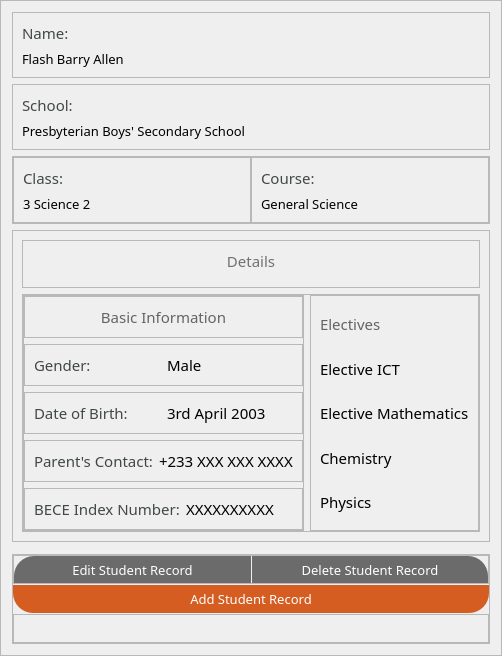
            <widget class="QFrame" name="frame_31">
             <property name="frameShape">
              <enum>QFrame::StyledPanel</enum>
             </property>
             <property name="frameShadow">
              <enum>QFrame::Raised</enum>
             </property>
             <layout class="QVBoxLayout" name="verticalLayout_23">
              <item>
               <widget class="QFrame" name="student_details_name">
                <property name="maximumSize">
                 <size>
                  <width>16777215</width>
                  <height>70</height>
                 </size>
                </property>
                <property name="frameShape">
                 <enum>QFrame::StyledPanel</enum>
                </property>
                <property name="frameShadow">
                 <enum>QFrame::Raised</enum>
                </property>
                <layout class="QVBoxLayout" name="verticalLayout_25">
                 <item>
                  <widget class="QLabel" name="label_18">
                   <property name="font">
                    <font>
                     <family>JetBrains Mono NL ExtraBold</family>
                    </font>
                   </property>
                   <property name="text">
                    <string>&lt;html&gt;&lt;head/&gt;&lt;body&gt;&lt;p&gt;&lt;span style=&quot; font-size:11pt; color:#414844;&quot;&gt;Name:&lt;/span&gt;&lt;/p&gt;&lt;/body&gt;&lt;/html&gt;</string>
                   </property>
                  </widget>
                 </item>
                 <item>
                  <widget class="QLabel" name="student_name">
                   <property name="font">
                    <font>
                     <family>JetBrains Mono Medium</family>
                     <pointsize>10</pointsize>
                    </font>
                   </property>
                   <property name="text">
                    <string>Flash Barry Allen</string>
                   </property>
                  </widget>
                 </item>
                </layout>
               </widget>
              </item>
              <item>
               <widget class="QFrame" name="frame_35">
                <property name="maximumSize">
                 <size>
                  <width>16777215</width>
                  <height>70</height>
                 </size>
                </property>
                <property name="frameShape">
                 <enum>QFrame::StyledPanel</enum>
                </property>
                <property name="frameShadow">
                 <enum>QFrame::Raised</enum>
                </property>
                <layout class="QVBoxLayout" name="verticalLayout_29">
                 <item>
                  <widget class="QLabel" name="label_19">
                   <property name="font">
                    <font>
                     <family>JetBrains Mono NL ExtraBold</family>
                    </font>
                   </property>
                   <property name="text">
                    <string>&lt;html&gt;&lt;head/&gt;&lt;body&gt;&lt;p&gt;&lt;span style=&quot; font-size:11pt; color:#414844;&quot;&gt;School:&lt;/span&gt;&lt;/p&gt;&lt;/body&gt;&lt;/html&gt;</string>
                   </property>
                  </widget>
                 </item>
                 <item>
                  <widget class="QLabel" name="student_school">
                   <property name="font">
                    <font>
                     <family>JetBrains Mono Medium</family>
                     <pointsize>10</pointsize>
                    </font>
                   </property>
                   <property name="text">
                    <string>Presbyterian Boys' Secondary School</string>
                   </property>
                  </widget>
                 </item>
                </layout>
               </widget>
              </item>
              <item>
               <widget class="QFrame" name="frame_36">
                <property name="maximumSize">
                 <size>
                  <width>16777215</width>
                  <height>70</height>
                 </size>
                </property>
                <property name="frameShape">
                 <enum>QFrame::StyledPanel</enum>
                </property>
                <property name="frameShadow">
                 <enum>QFrame::Raised</enum>
                </property>
                <layout class="QHBoxLayout" name="horizontalLayout_24">
                 <property name="spacing">
                  <number>0</number>
                 </property>
                 <property name="leftMargin">
                  <number>0</number>
                 </property>
                 <property name="topMargin">
                  <number>0</number>
                 </property>
                 <property name="rightMargin">
                  <number>0</number>
                 </property>
                 <property name="bottomMargin">
                  <number>0</number>
                 </property>
                 <item>
                  <widget class="QFrame" name="frame_34">
                   <property name="frameShape">
                    <enum>QFrame::StyledPanel</enum>
                   </property>
                   <property name="frameShadow">
                    <enum>QFrame::Raised</enum>
                   </property>
                   <layout class="QVBoxLayout" name="verticalLayout_30">
                    <item>
                     <widget class="QLabel" name="label_20">
                      <property name="font">
                       <font>
                        <family>JetBrains Mono NL ExtraBold</family>
                       </font>
                      </property>
                      <property name="text">
                       <string>&lt;html&gt;&lt;head/&gt;&lt;body&gt;&lt;p&gt;&lt;span style=&quot; font-size:11pt; color:#414844;&quot;&gt;Class:&lt;/span&gt;&lt;/p&gt;&lt;/body&gt;&lt;/html&gt;</string>
                      </property>
                     </widget>
                    </item>
                    <item>
                     <widget class="QLabel" name="student_class">
                      <property name="font">
                       <font>
                        <family>JetBrains Mono Medium</family>
                        <pointsize>10</pointsize>
                       </font>
                      </property>
                      <property name="text">
                       <string>3 Science 2</string>
                      </property>
                     </widget>
                    </item>
                   </layout>
                  </widget>
                 </item>
                 <item>
                  <widget class="QFrame" name="frame_43">
                   <property name="frameShape">
                    <enum>QFrame::StyledPanel</enum>
                   </property>
                   <property name="frameShadow">
                    <enum>QFrame::Raised</enum>
                   </property>
                   <layout class="QVBoxLayout" name="verticalLayout_31">
                    <item>
                     <widget class="QLabel" name="label_22">
                      <property name="font">
                       <font>
                        <family>JetBrains Mono NL ExtraBold</family>
                       </font>
                      </property>
                      <property name="text">
                       <string>&lt;html&gt;&lt;head/&gt;&lt;body&gt;&lt;p&gt;&lt;span style=&quot; font-size:11pt; color:#414844;&quot;&gt;Course:&lt;/span&gt;&lt;/p&gt;&lt;/body&gt;&lt;/html&gt;</string>
                      </property>
                     </widget>
                    </item>
                    <item>
                     <widget class="QLabel" name="student_course">
                      <property name="font">
                       <font>
                        <family>JetBrains Mono Medium</family>
                        <pointsize>10</pointsize>
                       </font>
                      </property>
                      <property name="text">
                       <string>General Science</string>
                      </property>
                     </widget>
                    </item>
                   </layout>
                  </widget>
                 </item>
                </layout>
               </widget>
              </item>
              <item>
               <widget class="QFrame" name="frame_40">
                <property name="minimumSize">
                 <size>
                  <width>0</width>
                  <height>300</height>
                 </size>
                </property>
                <property name="frameShape">
                 <enum>QFrame::StyledPanel</enum>
                </property>
                <property name="frameShadow">
                 <enum>QFrame::Raised</enum>
                </property>
                <layout class="QVBoxLayout" name="verticalLayout_28">
                 <item>
                  <widget class="QFrame" name="frame_41">
                   <property name="maximumSize">
                    <size>
                     <width>16777215</width>
                     <height>60</height>
                    </size>
                   </property>
                   <property name="frameShape">
                    <enum>QFrame::StyledPanel</enum>
                   </property>
                   <property name="frameShadow">
                    <enum>QFrame::Raised</enum>
                   </property>
                   <layout class="QVBoxLayout" name="verticalLayout_32">
                    <item>
                     <widget class="QLabel" name="label_23">
                      <property name="font">
                       <font>
                        <family>JetBrains Mono NL ExtraBold</family>
                       </font>
                      </property>
                      <property name="text">
                       <string>&lt;html&gt;&lt;head/&gt;&lt;body&gt;&lt;p&gt;&lt;span style=&quot; font-size:11pt; color:#707070;&quot;&gt;Details&lt;/span&gt;&lt;/p&gt;&lt;/body&gt;&lt;/html&gt;</string>
                      </property>
                      <property name="alignment">
                       <set>Qt::AlignBottom|Qt::AlignHCenter</set>
                      </property>
                     </widget>
                    </item>
                    <item>
                     <widget class="QWidget" name="widget" native="true">
                      <property name="maximumSize">
                       <size>
                        <width>16777215</width>
                        <height>2</height>
                       </size>
                      </property>
                      <property name="styleSheet">
                       <string notr="true">background-color: rgb(66, 72, 68);
border-radius: 1px;
margin-left: 20px;
margin-right:20px;</string>
                      </property>
                     </widget>
                    </item>
                   </layout>
                  </widget>
                 </item>
                 <item>
                  <widget class="QFrame" name="frame_42">
                   <property name="frameShape">
                    <enum>QFrame::StyledPanel</enum>
                   </property>
                   <property name="frameShadow">
                    <enum>QFrame::Raised</enum>
                   </property>
                   <layout class="QHBoxLayout" name="horizontalLayout_25">
                    <property name="leftMargin">
                     <number>0</number>
                    </property>
                    <property name="topMargin">
                     <number>0</number>
                    </property>
                    <property name="rightMargin">
                     <number>0</number>
                    </property>
                    <property name="bottomMargin">
                     <number>0</number>
                    </property>
                    <item>
                     <widget class="QFrame" name="frame_44">
                      <property name="frameShape">
                       <enum>QFrame::StyledPanel</enum>
                      </property>
                      <property name="frameShadow">
                       <enum>QFrame::Raised</enum>
                      </property>
                      <layout class="QVBoxLayout" name="verticalLayout_33">
                       <property name="leftMargin">
                        <number>0</number>
                       </property>
                       <property name="topMargin">
                        <number>0</number>
                       </property>
                       <property name="rightMargin">
                        <number>0</number>
                       </property>
                       <property name="bottomMargin">
                        <number>0</number>
                       </property>
                       <item>
                        <widget class="QFrame" name="frame_46">
                         <property name="frameShape">
                          <enum>QFrame::StyledPanel</enum>
                         </property>
                         <property name="frameShadow">
                          <enum>QFrame::Raised</enum>
                         </property>
                         <layout class="QHBoxLayout" name="horizontalLayout_26">
                          <item>
                           <widget class="QLabel" name="label_21">
                            <property name="font">
                             <font>
                              <family>JetBrains Mono NL ExtraBold</family>
                             </font>
                            </property>
                            <property name="text">
                             <string>&lt;html&gt;&lt;head/&gt;&lt;body&gt;&lt;p align=&quot;center&quot;&gt;&lt;span style=&quot; font-size:11pt; color:#646464;&quot;&gt;Basic Information&lt;/span&gt;&lt;/p&gt;&lt;/body&gt;&lt;/html&gt;</string>
                            </property>
                           </widget>
                          </item>
                         </layout>
                        </widget>
                       </item>
                       <item>
                        <widget class="QFrame" name="frame_48">
                         <property name="frameShape">
                          <enum>QFrame::StyledPanel</enum>
                         </property>
                         <property name="frameShadow">
                          <enum>QFrame::Raised</enum>
                         </property>
                         <layout class="QHBoxLayout" name="horizontalLayout_27">
                          <item>
                           <widget class="QLabel" name="label_24">
                            <property name="maximumSize">
                             <size>
                              <width>190</width>
                              <height>16777215</height>
                             </size>
                            </property>
                            <property name="font">
                             <font>
                              <family>JetBrains Mono NL ExtraBold</family>
                             </font>
                            </property>
                            <property name="text">
                             <string>&lt;html&gt;&lt;head/&gt;&lt;body&gt;&lt;p&gt;&lt;span style=&quot; font-size:11pt; color:#414844;&quot;&gt;Gender:&lt;/span&gt;&lt;/p&gt;&lt;/body&gt;&lt;/html&gt;</string>
                            </property>
                           </widget>
                          </item>
                          <item>
                           <widget class="QLabel" name="student_gender">
                            <property name="font">
                             <font>
                              <family>JetBrains Mono Medium</family>
                              <pointsize>11</pointsize>
                             </font>
                            </property>
                            <property name="text">
                             <string>Male</string>
                            </property>
                           </widget>
                          </item>
                         </layout>
                        </widget>
                       </item>
                       <item>
                        <widget class="QFrame" name="frame_47">
                         <property name="frameShape">
                          <enum>QFrame::StyledPanel</enum>
                         </property>
                         <property name="frameShadow">
                          <enum>QFrame::Raised</enum>
                         </property>
                         <layout class="QHBoxLayout" name="horizontalLayout_28">
                          <item>
                           <widget class="QLabel" name="label_25">
                            <property name="maximumSize">
                             <size>
                              <width>190</width>
                              <height>16777215</height>
                             </size>
                            </property>
                            <property name="font">
                             <font>
                              <family>JetBrains Mono NL ExtraBold</family>
                             </font>
                            </property>
                            <property name="text">
                             <string>&lt;html&gt;&lt;head/&gt;&lt;body&gt;&lt;p&gt;&lt;span style=&quot; font-size:11pt; color:#414844;&quot;&gt;Date of Birth:&lt;/span&gt;&lt;/p&gt;&lt;/body&gt;&lt;/html&gt;</string>
                            </property>
                           </widget>
                          </item>
                          <item>
                           <widget class="QLabel" name="date_of_birth_label">
                            <property name="font">
                             <font>
                              <family>JetBrains Mono Medium</family>
                              <pointsize>11</pointsize>
                             </font>
                            </property>
                            <property name="text">
                             <string>3rd April 2003</string>
                            </property>
                           </widget>
                          </item>
                         </layout>
                        </widget>
                       </item>
                       <item>
                        <widget class="QFrame" name="frame_50">
                         <property name="frameShape">
                          <enum>QFrame::StyledPanel</enum>
                         </property>
                         <property name="frameShadow">
                          <enum>QFrame::Raised</enum>
                         </property>
                         <layout class="QHBoxLayout" name="horizontalLayout_29">
                          <item>
                           <widget class="QLabel" name="label_26">
                            <property name="maximumSize">
                             <size>
                              <width>190</width>
                              <height>16777215</height>
                             </size>
                            </property>
                            <property name="font">
                             <font>
                              <family>JetBrains Mono NL ExtraBold</family>
                             </font>
                            </property>
                            <property name="text">
                             <string>&lt;html&gt;&lt;head/&gt;&lt;body&gt;&lt;p&gt;&lt;span style=&quot; font-size:11pt; color:#414844;&quot;&gt;Parent's Contact:&lt;/span&gt;&lt;/p&gt;&lt;/body&gt;&lt;/html&gt;</string>
                            </property>
                           </widget>
                          </item>
                          <item>
                           <widget class="QLabel" name="parent_contact">
                            <property name="font">
                             <font>
                              <family>JetBrains Mono Medium</family>
                              <pointsize>11</pointsize>
                             </font>
                            </property>
                            <property name="text">
                             <string>+233 XXX XXX XXXX</string>
                            </property>
                           </widget>
                          </item>
                         </layout>
                        </widget>
                       </item>
                       <item>
                        <widget class="QFrame" name="frame_49">
                         <property name="frameShape">
                          <enum>QFrame::StyledPanel</enum>
                         </property>
                         <property name="frameShadow">
                          <enum>QFrame::Raised</enum>
                         </property>
                         <layout class="QHBoxLayout" name="horizontalLayout_30">
                          <item>
                           <widget class="QLabel" name="label_27">
                            <property name="maximumSize">
                             <size>
                              <width>190</width>
                              <height>16777215</height>
                             </size>
                            </property>
                            <property name="font">
                             <font>
                              <family>JetBrains Mono NL ExtraBold</family>
                             </font>
                            </property>
                            <property name="text">
                             <string>&lt;html&gt;&lt;head/&gt;&lt;body&gt;&lt;p&gt;&lt;span style=&quot; font-size:11pt; color:#414844;&quot;&gt;BECE Index Number:&lt;/span&gt;&lt;/p&gt;&lt;/body&gt;&lt;/html&gt;</string>
                            </property>
                           </widget>
                          </item>
                          <item>
                           <widget class="QLabel" name="index_number_bece">
                            <property name="font">
                             <font>
                              <family>JetBrains Mono Medium</family>
                              <pointsize>11</pointsize>
                             </font>
                            </property>
                            <property name="text">
                             <string>XXXXXXXXXX</string>
                            </property>
                           </widget>
                          </item>
                         </layout>
                        </widget>
                       </item>
                      </layout>
                     </widget>
                    </item>
                    <item>
                     <widget class="QFrame" name="frame_45">
                      <property name="maximumSize">
                       <size>
                        <width>300</width>
                        <height>16777215</height>
                       </size>
                      </property>
                      <property name="frameShape">
                       <enum>QFrame::StyledPanel</enum>
                      </property>
                      <property name="frameShadow">
                       <enum>QFrame::Raised</enum>
                      </property>
                      <layout class="QVBoxLayout" name="verticalLayout_34">
                       <item>
                        <widget class="QLabel" name="label_28">
                         <property name="font">
                          <font>
                           <family>JetBrains Mono NL ExtraBold</family>
                          </font>
                         </property>
                         <property name="text">
                          <string>&lt;html&gt;&lt;head/&gt;&lt;body&gt;&lt;p&gt;&lt;span style=&quot; font-size:11pt; color:#646464;&quot;&gt;Electives&lt;/span&gt;&lt;/p&gt;&lt;/body&gt;&lt;/html&gt;</string>
                         </property>
                        </widget>
                       </item>
                       <item>
                        <widget class="QLabel" name="elective_1">
                         <property name="font">
                          <font>
                           <family>JetBrains Mono Medium</family>
                           <pointsize>11</pointsize>
                          </font>
                         </property>
                         <property name="text">
                          <string>Elective ICT</string>
                         </property>
                        </widget>
                       </item>
                       <item>
                        <widget class="QLabel" name="elective_2">
                         <property name="font">
                          <font>
                           <family>JetBrains Mono Medium</family>
                           <pointsize>11</pointsize>
                          </font>
                         </property>
                         <property name="text">
                          <string>Elective Mathematics</string>
                         </property>
                        </widget>
                       </item>
                       <item>
                        <widget class="QLabel" name="elective_3">
                         <property name="font">
                          <font>
                           <family>JetBrains Mono Medium</family>
                           <pointsize>11</pointsize>
                          </font>
                         </property>
                         <property name="text">
                          <string>Chemistry</string>
                         </property>
                        </widget>
                       </item>
                       <item>
                        <widget class="QLabel" name="elective_4">
                         <property name="font">
                          <font>
                           <family>JetBrains Mono Medium</family>
                           <pointsize>11</pointsize>
                          </font>
                         </property>
                         <property name="text">
                          <string>Physics</string>
                         </property>
                        </widget>
                       </item>
                      </layout>
                     </widget>
                    </item>
                   </layout>
                  </widget>
                 </item>
                </layout>
               </widget>
              </item>
              <item>
               <widget class="QFrame" name="frame_56">
                <property name="frameShape">
                 <enum>QFrame::StyledPanel</enum>
                </property>
                <property name="frameShadow">
                 <enum>QFrame::Raised</enum>
                </property>
               </widget>
              </item>
              <item>
               <widget class="QFrame" name="frame_37">
                <property name="minimumSize">
                 <size>
                  <width>0</width>
                  <height>90</height>
                 </size>
                </property>
                <property name="frameShape">
                 <enum>QFrame::StyledPanel</enum>
                </property>
                <property name="frameShadow">
                 <enum>QFrame::Raised</enum>
                </property>
                <layout class="QVBoxLayout" name="verticalLayout_37">
                 <property name="spacing">
                  <number>1</number>
                 </property>
                 <property name="leftMargin">
                  <number>0</number>
                 </property>
                 <property name="topMargin">
                  <number>0</number>
                 </property>
                 <property name="rightMargin">
                  <number>0</number>
                 </property>
                 <property name="bottomMargin">
                  <number>0</number>
                 </property>
                 <item>
                  <widget class="QFrame" name="frame_39">
                   <property name="maximumSize">
                    <size>
                     <width>16777215</width>
                     <height>60</height>
                    </size>
                   </property>
                   <property name="frameShape">
                    <enum>QFrame::StyledPanel</enum>
                   </property>
                   <property name="frameShadow">
                    <enum>QFrame::Raised</enum>
                   </property>
                   <layout class="QHBoxLayout" name="horizontalLayout_34">
                    <property name="spacing">
                     <number>1</number>
                    </property>
                    <property name="leftMargin">
                     <number>0</number>
                    </property>
                    <property name="topMargin">
                     <number>0</number>
                    </property>
                    <property name="rightMargin">
                     <number>0</number>
                    </property>
                    <property name="bottomMargin">
                     <number>0</number>
                    </property>
                    <item>
                     <widget class="QPushButton" name="edit_student_button">
                      <property name="sizePolicy">
                       <sizepolicy hsizetype="Minimum" vsizetype="Preferred">
                        <horstretch>0</horstretch>
                        <verstretch>0</verstretch>
                       </sizepolicy>
                      </property>
                      <property name="maximumSize">
                       <size>
                        <width>16777215</width>
                        <height>16777215</height>
                       </size>
                      </property>
                      <property name="font">
                       <font>
                        <family>JetBrains Mono NL Medium</family>
                        <pointsize>10</pointsize>
                       </font>
                      </property>
                      <property name="cursor">
                       <cursorShape>PointingHandCursor</cursorShape>
                      </property>
                      <property name="styleSheet">
                       <string notr="true">color: rgb(255, 255, 255);
background-color: rgb(107, 107, 107);
border-top-left-radius: 20px;</string>
                      </property>
                      <property name="text">
                       <string>Edit Student Record</string>
                      </property>
                     </widget>
                    </item>
                    <item>
                     <widget class="QPushButton" name="delete_student_button">
                      <property name="sizePolicy">
                       <sizepolicy hsizetype="Minimum" vsizetype="Preferred">
                        <horstretch>0</horstretch>
                        <verstretch>0</verstretch>
                       </sizepolicy>
                      </property>
                      <property name="maximumSize">
                       <size>
                        <width>16777215</width>
                        <height>16777215</height>
                       </size>
                      </property>
                      <property name="font">
                       <font>
                        <family>JetBrains Mono NL Medium</family>
                        <pointsize>10</pointsize>
                       </font>
                      </property>
                      <property name="cursor">
                       <cursorShape>PointingHandCursor</cursorShape>
                      </property>
                      <property name="styleSheet">
                       <string notr="true">color: rgb(255, 255, 255);
background-color: rgb(107, 107, 107);
border-top-right-radius: 20px;</string>
                      </property>
                      <property name="text">
                       <string>Delete Student Record</string>
                      </property>
                     </widget>
                    </item>
                   </layout>
                  </widget>
                 </item>
                 <item>
                  <widget class="QPushButton" name="add_student_button">
                   <property name="maximumSize">
                    <size>
                     <width>16777215</width>
                     <height>50</height>
                    </size>
                   </property>
                   <property name="font">
                    <font>
                     <family>JetBrains Mono NL Medium</family>
                     <pointsize>10</pointsize>
                    </font>
                   </property>
                   <property name="cursor">
                    <cursorShape>PointingHandCursor</cursorShape>
                   </property>
                   <property name="styleSheet">
                    <string notr="true">color: rgb(255, 255, 255);
background-color: rgb(213, 93, 33);
border-bottom-left-radius: 20px; 
border-bottom-right-radius: 20px; </string>
                   </property>
                   <property name="text">
                    <string>Add Student Record</string>
                   </property>
                  </widget>
                 </item>
                 <item>
                  <widget class="QFrame" name="frame_78">
                   <property name="frameShape">
                    <enum>QFrame::StyledPanel</enum>
                   </property>
                   <property name="frameShadow">
                    <enum>QFrame::Raised</enum>
                   </property>
                  </widget>
                 </item>
                </layout>
               </widget>
              </item>
             </layout>
            </widget>
